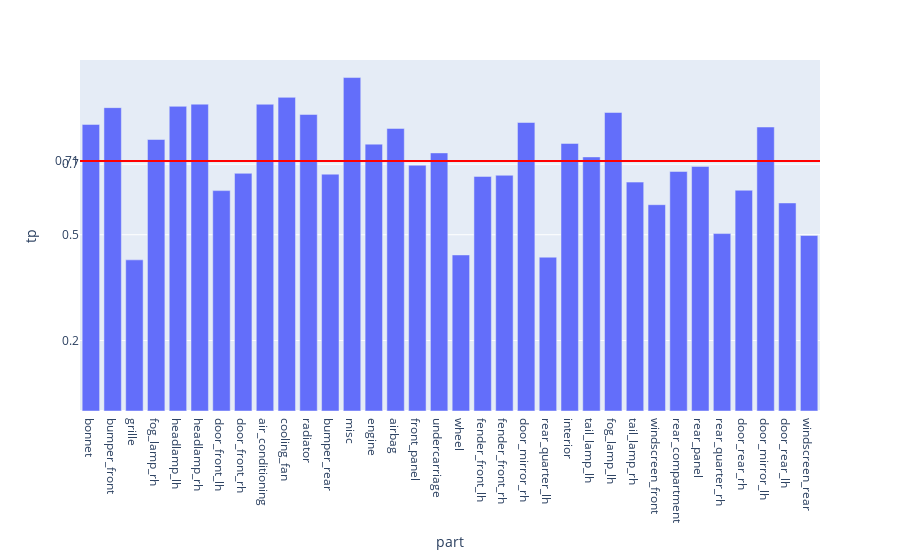

This figure's notebook cell:
### Code cell
fig = px.bar(evalMetrics, x = 'part', y = 'tp')

fig.add_hline(y=avgTp, line_width=2, line_color="red")

fig.update_layout(
    yaxis = dict(
        tickmode = 'array',
        tickvals = [np.format_float_positional(avgTp, 2), 0.2, 0.5, 0.7],
    )
)
fig

### Figure 1 — Plotly figure (JSON) as saved in the notebook; plotly's stock layout.template omitted (floating-point values rounded to 4 significant figures)
{"data": [{"alignmentgroup": "True", "hovertemplate": "part=%{x}<br>tp=%{y}<extra></extra>", "legendgroup": "", "marker": {"color": "#636efa", "pattern": {"shape": ""}}, "name": "", "offsetgroup": "", "orientation": "v", "showlegend": false, "textposition": "auto", "type": "bar", "x": ["bonnet", "bumper_front", "grille", "fog_lamp_rh", "headlamp_lh", "headlamp_rh", "door_front_lh", "door_front_rh", "air_conditioning", "cooling_fan", "radiator", "bumper_rear", "misc", "engine", "airbag", "front_panel", "undercarriage", "wheel", "fender_front_lh", "fender_front_rh", "door_mirror_rh", "rear_quarter_lh", "interior", "tail_lamp_lh", "fog_lamp_lh", "tail_lamp_rh", "windscreen_front", "rear_compartment", "rear_panel", "rear_quarter_rh", "door_rear_rh", "door_mirror_lh", "door_rear_lh", "windscreen_rear"], "xaxis": "x", "y": [0.8129, 0.8605, 0.4287, 0.7701, 0.8642, 0.8704, 0.6251, 0.6741, 0.8701, 0.8897, 0.8411, 0.6718, 0.9459, 0.757, 0.8015, 0.6971, 0.7321, 0.4427, 0.6654, 0.6687, 0.8184, 0.4363, 0.759, 0.7207, 0.8467, 0.6492, 0.5852, 0.6794, 0.6936, 0.5033, 0.6262, 0.8056, 0.5902, 0.4979], "yaxis": "y"}], "layout": {"barmode": "relative", "legend": {"tracegroupgap": 0}, "margin": {"t": 60}, "shapes": [{"line": {"color": "red", "width": 2}, "type": "line", "x0": 0, "x1": 1, "xref": "x domain", "y0": 0.7088, "y1": 0.7088, "yref": "y"}], "xaxis": {"anchor": "y", "domain": [0, 1], "title": {"text": "part"}}, "yaxis": {"anchor": "x", "domain": [0, 1], "tickmode": "array", "tickvals": ["0.71", 0.2, 0.5, 0.7], "title": {"text": "tp"}}}}
